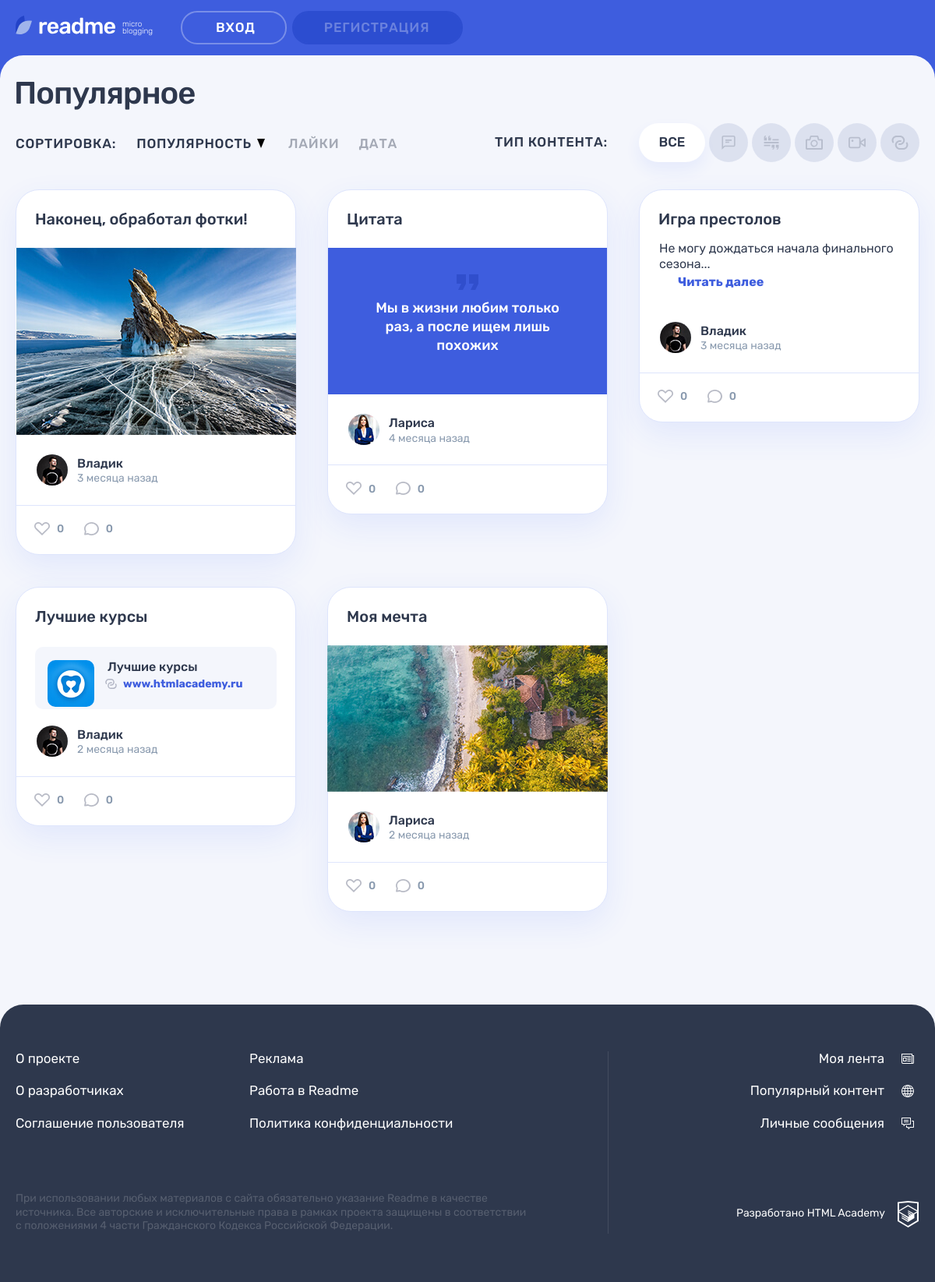
The app's page /popular.php (signed in) with its own data.
### tables this page shows
CREATE TABLE content_type (
    content_type_id INT AUTO_INCREMENT PRIMARY KEY,
    content_type CHAR(128),
    icon_class CHAR(128)
);

CREATE TABLE posts (
    post_id INT AUTO_INCREMENT PRIMARY KEY,
    pub_date DATETIME,
    title CHAR(64),
    text TEXT,
    user_id INT,
    quote_author CHAR(64),
    img CHAR(128),
    video CHAR(128),
    link CHAR(128),
    view_count INT,
    content_type_id INT,
    FOREIGN KEY (user_id) REFERENCES users(user_id),
    FOREIGN KEY (content_type_id) REFERENCES content_type(content_type_id)

);

CREATE TABLE users (
    user_id INT AUTO_INCREMENT PRIMARY KEY,
    reg_date DATETIME,
    email CHAR(128),
    user_name CHAR(64),
    password CHAR(64),
    avatar_path CHAR(128),
    contacts CHAR(128)
);

### helpers.php (called while the page is built, shortened)
<?php
function get_noun_plural_form (int  $number, string $one, string $two, string $many): string
{
    $number = (int) $number;
    $mod10 = $number % 10;
    $mod100 = $number % 100;
    switch (true) {
        case ($mod10 >= 2 && $mod10 <= 4):
            return $two;
    }
}
function include_template($name, array $data = []) {
    $name = 'templates/' . $name;
    extract($data);
    require $name;
    $result = ob_get_clean();
    return $result;
}

### templates/popular_template.php (the view, shortened to what this page needs)
<section class="page__main page__main--popular">
    <div class="container">
        <h1 class="page__title page__title--popular">Популярное</h1>
    </div>
    <div class="popular container">
        <div class="popular__filters-wrapper">
            <div class="popular__sorting sorting">
                <b class="popular__sorting-caption sorting__caption">Сортировка:</b>
                <ul class="popular__sorting-list sorting__list">
                    <li class="sorting__item sorting__item--popular">
                        <a class="sorting__link sorting__link--active" href="#">
                            <span>Популярность</span>
                            <svg class="sorting__icon" width="10" height="12">
                                <use xlink:href="#icon-sort"></use>
                            </svg>
                        </a>
                    </li>
                    <li class="sorting__item">
                        <a class="sorting__link" href="#">
                            <span>Лайки</span>
                        </a>
                    </li>
                    <li class="sorting__item">
                        <a class="sorting__link" href="#">
                            <span>Дата</span>
                        </a>
                    </li>
                </ul>
            </div>
            <div class="popular__filters filters">
                <b class="popular__filters-caption filters__caption">Тип контента:</b>
                <ul class="popular__filters-list filters__list">
                    <li class="popular__filters-item popular__filters-item--all filters__item filters__item--all">
                        <a class="filters__button filters__button--ellipse filters__button--all <?=$all_content; ?>" href="/">
                            <span>Все</span>
                        </a>
                    </li>
                    <?php foreach ($con_type_rows as $ct): ?>
                    <li class="popular__filters-item filters__item">
                        <a class="filters__button filters__button--photo button
                        <?php if (($get_con_id == $ct['content_type_id'])) {echo "filters__button--active";} ?>"
                           href="/?content_type_id=<?=$ct['content_type_id']; ?>">
                            <svg class="filters__icon" width="22" height="18">
                                <use xlink:href="#icon-filter-<?=$ct['icon_class']; ?>"></use>
                            </svg>
                        </a>
                     </li>
                    <?php endforeach; ?>
                </ul>
            </div>
        </div>
        <div class="popular__posts">
            <?php foreach ($posts_rows as $key => $val): ?>
                <article class="popular__post post post-<?=$val['icon_class'];?>">
                    <header class="post__header">
                        <h2>
                            <a href="post.php/?post_id=<?=$val['post_id'];?>">
                                <?=$val['title'];?>
                            </a>
                        </h2>
                    </header>
                    <div class="post__main">
                        <?php if ($val['icon_class'] == 'quote'): ?>
                            <blockquote>
                                <p>
                                    <?=$val['text'];?>
                                </p>
                            </blockquote>
                        <?php elseif ($val['icon_class'] == 'text'): ?>
                            <p>
                                <?= cut_text($val['text']) ;?>
                            </p>
                        <?php elseif ($val['icon_class'] == 'photo'): ?>
                            <div class="post-photo__image-wrapper">
                                <img src="/<?=$val['img'];?>" alt="Фото от пользователя" width="360" height="240">
                            </div>
                        <?php elseif ($val['icon_class'] == 'link'): ?>
                            <div class="post-link__wrapper">
                                <a class="post-link__external" href="http://" title="Перейти по ссылке">
                                    <div class="post-link__info-wrapper">
                                        <div class="post-link__icon-wrapper">
                                            <img src="img/logo-vita.jpg" alt="Иконка">
                                        </div>
                                        <div class="post-link__info">
                                            <h3><?=$val['title'];?></h3>
                                        </div>
                                    </div>
                                    <span><?=$val['link'];?></span>
                                </a>
                            </div>
                        <?php elseif ($val['icon_class'] == 'video'): ?>
                            <iframe width="360" height="240" src="<?= $val['video'] ?>" frameborder="0"></iframe>
                        <?php endif; ?>
                    </div>
                    <footer class="post__footer">
                        <div class="post__author">
                            <a class="post__author-link" href="#" title="Автор">
                                <div class="post__avatar-wrapper">
                                    <img class="post__author-avatar" src="img/<?=$val['avatar_path'];?>" alt="Аватар пользователя">
                                </div>
                                <div class="post__info">
                                    <b class="post__author-name"><?=$val['user_name'];?></b>
                                    <time class="post__time" datetime="<?= $val['pub_date']?>" title="<?=post_time_title($val['pub_date'])?>" >
                                        <?= rel_post_time($val['pub_date'])?>
                                    </time>
                                </div>
                            </a>
                        </div>
                        <div class="post__indicators">
                            <div class="post__buttons">
                                <a class="post__indicator post__indicator--likes button" href="#" title="Лайк">
                                    <svg class="post__indicator-icon" width="20" height="17">
                                        <use xlink:href="#icon-heart"></use>
                                    </svg>
                                    <span>0</span>
                                </a>
                                <a class="post__indicator post__indicator--comments button" href="#" title="Комментарии">
                                    <svg class="post__indicator-icon" width="19" height="17">
                                        <use xlink:href="#icon-comment"></use>
                                    </svg>
                                    <span>0</span>
                                </a>
                            </div>
                        </div>
                    </footer>
                </article>
            <?php endforeach; ?>
        </div>
    </div>
</section>

### popular.php (shortened to what this page needs)
<?php
require_once('helpers.php');
function cut_text ($text) {
    $num_letters = 40;
    $explode_text = explode(" ",$text);
    $sum = 0;
    $new_text = [];
    foreach ($explode_text as $v) {
        if ($sum < $num_letters) {
            $len = mb_strlen($v);
            $sum = $sum + $len;
            array_push($new_text,$v);
        }
    }
    if ($sum > $num_letters) {
        array_pop($new_text);
        $final_text = implode(" ",$new_text) .'...' . "<br>" . "<a class=\"post-text__more-link\" href=\"#\">Читать далее</a>";
    }
    else {
        $final_text = implode(" ",$new_text);
    }
    return $final_text;
}
function rel_post_time ($pub_date) {
    $cur_date = time();
    $post_date= strtotime($pub_date);
    $diff = floor($cur_date - $post_date);
    if ($diff < 3600) {
        $diff = floor($diff / 60);
        $decl = get_noun_plural_form($diff, 'минута', 'минуты','минут');
    }
    elseif ($diff >= 60 and $diff < 86400) {
        $diff = floor($diff / 3600);
        $decl = get_noun_plural_form($diff, 'час', 'часа','часов');
    }
    elseif ($diff >= 86400 and $diff < 604800) {
        $diff = floor($diff / 86400);
        $decl = get_noun_plural_form($diff, 'день', 'дня','дней');
    }
    elseif ($diff >= 604800 and $diff < 3024000) {
        $diff = floor($diff / 604800);
        $decl = get_noun_plural_form($diff, 'неделя', 'недели','недель');
    }
    elseif ($diff >= 3024000) {
        $diff = floor($diff / 2592000);
        $decl = get_noun_plural_form($diff, 'месяц', 'месяца','месяцев');
    }
    return("$diff $decl назад <br>");
}
function post_time_title ($post_date) {
    $ts_post_date = strtotime($post_date);
    $post_date_title = date('j-m-Y G:i', $ts_post_date);
    return $post_date_title;
}
$con = mysqli_connect("localhost", "root", "", "readme_db");
mysqli_set_charset($con, "utf8");
if ($con == false) {
    $error = mysqli_connect_error();
    $page_content = include_template('error.php', ['error' => $error]);
}
else {
$con_type = "SELECT content_type_id,content_type,icon_class FROM content_type";
$con_type_res = mysqli_query($con,$con_type);
$con_type_rows = mysqli_fetch_all($con_type_res, MYSQLI_ASSOC);
$posts = "SELECT p.*,u.user_name,ct.content_type,ct.icon_class,u.avatar_path FROM posts p
INNER JOIN users u ON p.user_id  = u.user_id
INNER JOIN content_type ct ON p.content_type_id = ct.content_type_id
ORDER BY view_count DESC";
    $all_content = "";
    $get_con_id= "";
    if (isset($_GET['content_type_id'])) {
        $get_con_id = $_GET['content_type_id'];
        $posts = "SELECT p.*,u.user_name,ct.content_type,ct.icon_class,u.avatar_path FROM posts p
                  INNER JOIN users u ON p.user_id  = u.user_id
                  INNER JOIN content_type ct ON p.content_type_id = ct.content_type_id
                  WHERE p.content_type_id = $get_con_id
                  ORDER BY view_count DESC";
    } else {
        $all_content = "filters__button--active";
    };
$posts_res = mysqli_query($con,$posts);
$posts_rows = mysqli_fetch_all($posts_res, MYSQLI_ASSOC);
$page_content = include_template('popular_template.php', [
    'posts_rows' => $posts_rows,
    'con_type_rows' => $con_type_rows,
    'get_con_id' => $get_con_id,
    'all_content' => $all_content
]);
}
$layout_content = include_template('layout.php', [
    'content' => $page_content ,
    'title' => 'Популярный контент',
    'user_name' => $_SESSION['user']['user_name'],
]);
print($layout_content);

### templates/layout.php (shortened to what this page needs)
<!DOCTYPE html>
<html lang="ru">
<head>
    <link rel="stylesheet" href="css/main.css">
</head>
<body class="page">
<header class="header">
    <div class="header__wrapper container">
        <div class="header__logo-wrapper">
            <a class="header__logo-link" href="main.html">
                <img class="header__logo" src="img/logo.svg" alt="Логотип readme" width="128" height="24">
            </a>
            <p class="header__topic">
                micro blogging
            </p>
        </div>
        <div class="header__nav-wrapper">
                <nav class="header__nav">
                    <ul class="header__user-nav">
                        <?php if ($is_auth == 0): ?>
                            <li class="header__authorization">
                                <a class="header__user-button header__authorization-button button" href="login.html">Вход</a>
                            </li>
                            <li>
                                <a class="header__user-button header__user-button--active header__register-button button">Регистрация</a>
                            </li>
                        <?php endif; ?>
                    </ul>
                </nav>
        </div>
    </div>
</header>
    <?= $content; ?>
<footer class="footer">
    <div class="footer__wrapper">
        <div class="footer__container container">
            <div class="footer__site-info">
                <div class="footer__site-nav">
                    <ul class="footer__info-pages">
                        <li class="footer__info-page">
                            <a class="footer__page-link" href="#">О проекте</a>
                        </li>
                        <li class="footer__info-page">
                            <a class="footer__page-link" href="#">Реклама</a>
                        </li>
                        <li class="footer__info-page">
                            <a class="footer__page-link" href="#">О разработчиках</a>
                        </li>
                        <li class="footer__info-page">
                            <a class="footer__page-link" href="#">Работа в Readme</a>
                        </li>
                        <li class="footer__info-page">
                            <a class="footer__page-link" href="#">Соглашение пользователя</a>
                        </li>
                        <li class="footer__info-page">
                            <a class="footer__page-link" href="#">Политика конфиденциальности</a>
                        </li>
                    </ul>
                </div>
                <p class="footer__license">
                    При использовании любых материалов с сайта обязательно указание Readme в качестве источника. Все авторские и исключительные права в рамках проекта защищены в соответствии с положениями 4 части Гражданского Кодекса Российской Федерации.
                </p>
            </div>
            <div class="footer__my-info">
                <ul class="footer__my-pages">
                    <li class="footer__my-page footer__my-page--feed">
                        <a class="footer__page-link" href="feed.html">Моя лента</a>
                    </li>
                    <li class="footer__my-page footer__my-page--popular">
                        <a class="footer__page-link" href="/">Популярный контент</a>
                    </li>
                    <li class="footer__my-page footer__my-page--messages">
                        <a class="footer__page-link" href="messages.html">Личные сообщения</a>
                    </li>
                </ul>
                <div class="footer__copyright">
                    <a class="footer__copyright-link" href="#">
                        <span>Разработано HTML Academy</span>
                        <svg class="footer__copyright-logo" width="27" height="34">
                            <use xlink:href="#icon-htmlacademy"></use>
                        </svg>
                    </a>
                </div>
            </div>
        </div>
    </div>
</footer>
</body>
</html>

### records on screen
posts: title "Наконец, обработал фотки!", img (picture), user.avatar_path (picture), user.user_name "Владик", pub_date "3", pub_date "месяца"
posts: title "Цитата", text "Мы в жизни любим только раз, а после ищем лишь похожих", user.avatar_path (picture), user.user_name "Лариса", pub_date "4", pub_date "месяца"
posts: title "Игра престолов", user.avatar_path (picture), user.user_name "Владик", pub_date "3", pub_date "месяца"
posts: title "Лучшие курсы", link "www.htmlacademy.ru", user.avatar_path (picture), user.user_name "Владик", pub_date "2", pub_date "месяца"
posts: title "Моя мечта", img (picture), user.avatar_path (picture), user.user_name "Лариса", pub_date "2", pub_date "месяца"
